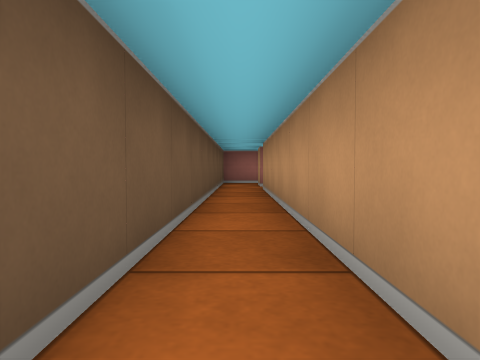
View 1 (above)

18 first-person views from a walk through a cub3D level. The camera is about half as high as the walls, tilts 2° down and sees 70° across. The floor is counted in squares. Each view is taken from the middle of a square. On the plan, view 1 faces up. The plan holds only what a view shows up to about 9 squares ahead; the rest is blank.

View 2
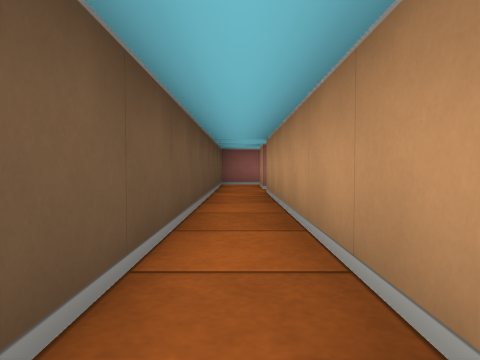

View 3
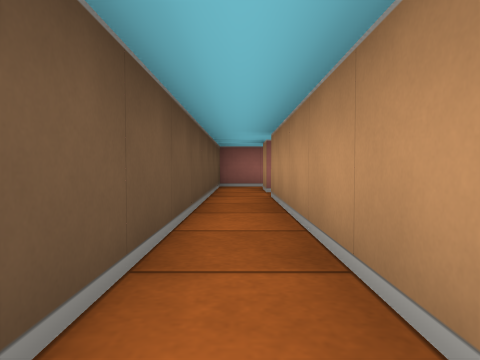

View 4
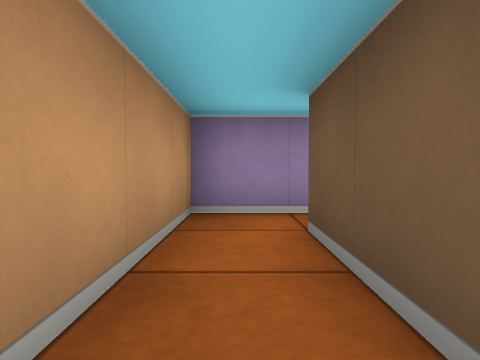

View 5
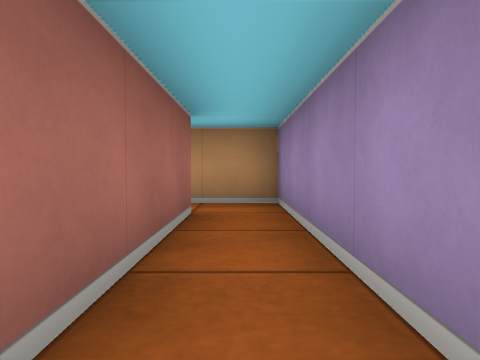

View 6
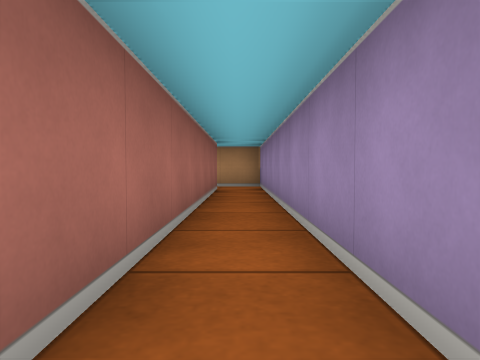

View 7
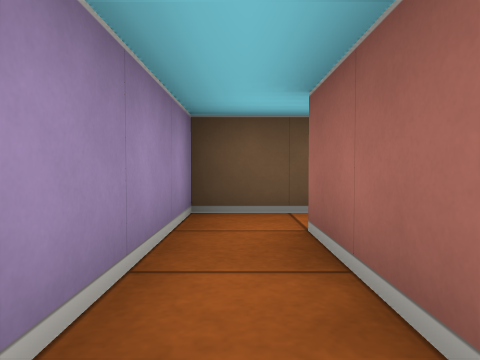

View 8
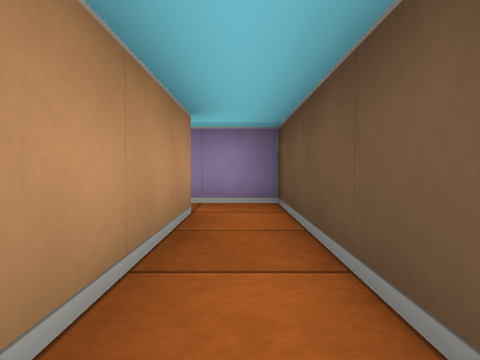

View 9
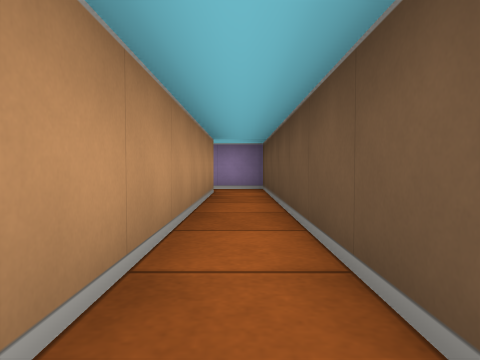

View 10
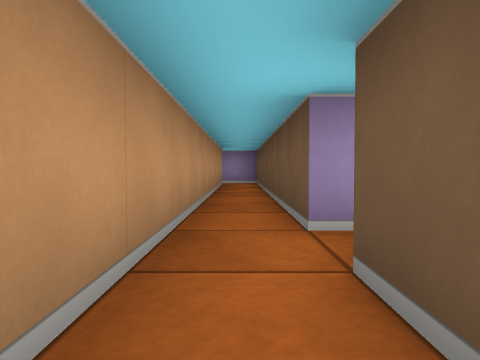

View 11
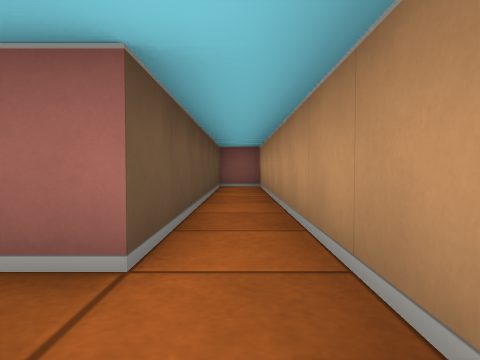

View 12
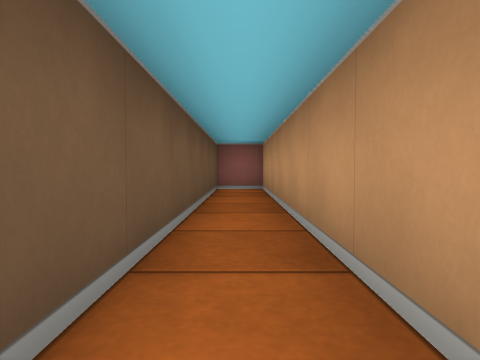

View 13
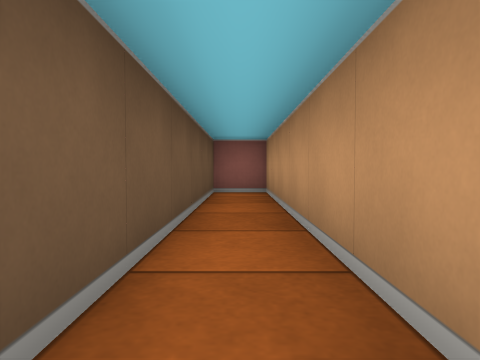

View 14
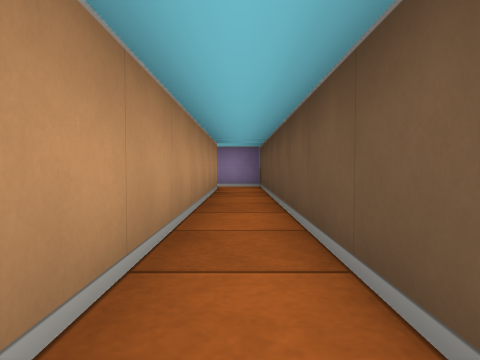

View 15
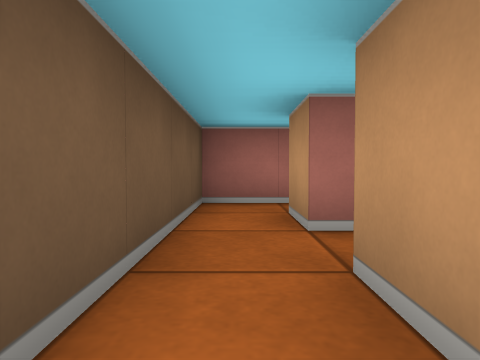

View 16
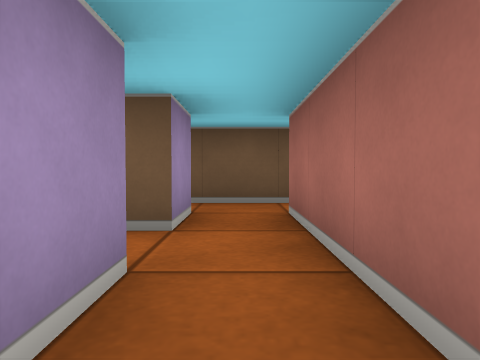

View 17
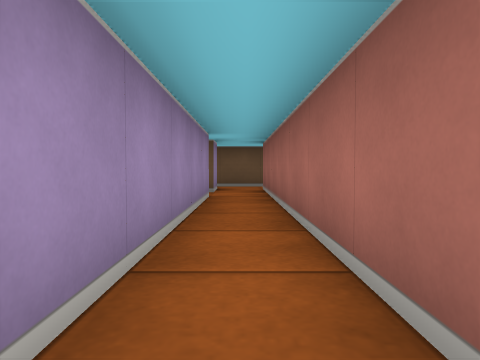

View 18
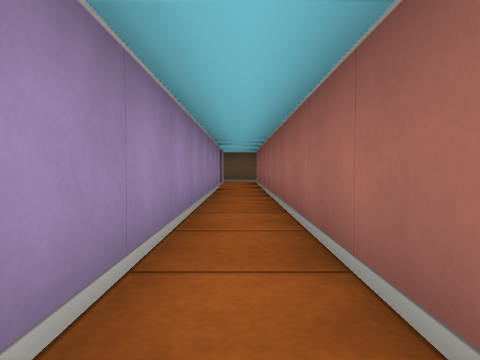

### Floor plan
Points are (right, up) in squares from view 1. A wall is a line through its corners. A room is listed if a view was taken in it or the views show most of it. See-through windows are left out.
Room 1 (views 1, 2, 3, 4, 5, 7, 15)
walls: (0.5, 8.5) (0.5, 9.5); (-0.5, 9.5) (-0.5, 0.5) (-7.5, 0.5); (-7.5, -0.5) (0.5, -0.5) (0.5, 7.5)
ways out: opening at (-7, 0) to room 2; opening at (0, 9); opening at (1, 8)
Room 2 (views 6, 8, 9, 10, 11, 12, 13, 14)
walls: (-8.5, 7.5) (-8.5, -0.5) (-7.5, -0.5); (-7.5, 0.5) (-7.5, 15.5) (-8.5, 15.5) (-8.5, 8.5)
ways out: opening at (-7, 0) to room 1; opening at (-9, 8)
Room 3 (views 16, 17, 18)
walls: (10.4, 8.5) (2.5, 8.5); (2.5, 7.5) (10.4, 7.5)
ways out: opening at (2, 8)

Positions as (right, up) in squares from view 1, and headings:
1: (0, 0), facing up
2: (0, 1), facing up
3: (0, 2), facing up
4: (0, 3), facing down
5: (-4, 0), facing right
6: (-8, 0), facing right
7: (-5, 0), facing left
8: (-8, 4), facing down
9: (-8, 7), facing down
10: (-8, 10), facing down
11: (-8, 7), facing up
12: (-8, 8), facing up
13: (-8, 9), facing up
14: (-8, 8), facing down
15: (0, 6), facing up
16: (4, 8), facing left
17: (8, 8), facing left
18: (11, 8), facing left
